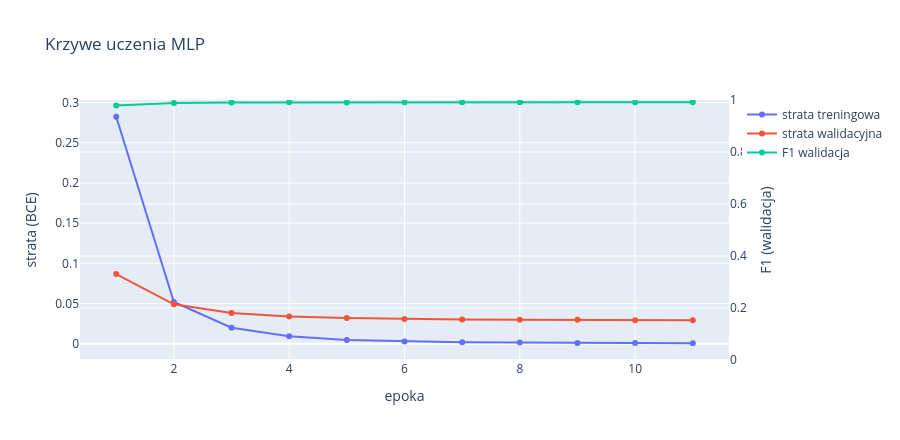

The notebook cell saved with this chart:
### Code cell
hist_df = pd.DataFrame(history)
hist_df["epoka"] = range(1, len(hist_df) + 1)

fig = go.Figure()
fig.add_trace(
    go.Scatter(x=hist_df["epoka"], y=hist_df["train_loss"], mode="lines+markers", name="strata treningowa")
)
fig.add_trace(
    go.Scatter(x=hist_df["epoka"], y=hist_df["val_loss"], mode="lines+markers", name="strata walidacyjna")
)
fig.add_trace(
    go.Scatter(x=hist_df["epoka"], y=hist_df["val_f1"], mode="lines+markers", name="F1 walidacja", yaxis="y2")
)
fig.update_layout(
    title="Krzywe uczenia MLP",
    xaxis_title="epoka",
    yaxis=dict(title="strata (BCE)"),
    yaxis2=dict(title="F1 (walidacja)", overlaying="y", side="right", range=[0, 1]),
    height=440,
)
fig.write_image(FIGURES / "mlp_krzywe_uczenia.png", scale=2)
fig.show()

### Figure 1 — Plotly figure (JSON) as saved in the notebook; plotly's stock layout.template omitted (floating-point values rounded to 4 significant figures)
{"data": [{"mode": "lines+markers", "name": "strata treningowa", "type": "scatter", "x": [1, 2, 3, 4, 5, 6, 7, 8, 9, 10, 11], "y": [0.2823, 0.05188, 0.01993, 0.009249, 0.004638, 0.002834, 0.001881, 0.00134, 0.0009639, 0.0007246, 0.0005508]}, {"mode": "lines+markers", "name": "strata walidacyjna", "type": "scatter", "x": [1, 2, 3, 4, 5, 6, 7, 8, 9, 10, 11], "y": [0.08657, 0.049, 0.03829, 0.03385, 0.03198, 0.03065, 0.03025, 0.02986, 0.02968, 0.02931, 0.0292]}, {"mode": "lines+markers", "name": "F1 walidacja", "type": "scatter", "x": [1, 2, 3, 4, 5, 6, 7, 8, 9, 10, 11], "y": [0.9791, 0.988, 0.9905, 0.9911, 0.9908, 0.9912, 0.9913, 0.9916, 0.9914, 0.9915, 0.9914], "yaxis": "y2"}], "layout": {"height": 440, "title": {"text": "Krzywe uczenia MLP"}, "xaxis": {"title": {"text": "epoka"}}, "yaxis": {"title": {"text": "strata (BCE)"}}, "yaxis2": {"overlaying": "y", "range": [0, 1], "side": "right", "title": {"text": "F1 (walidacja)"}}}}
